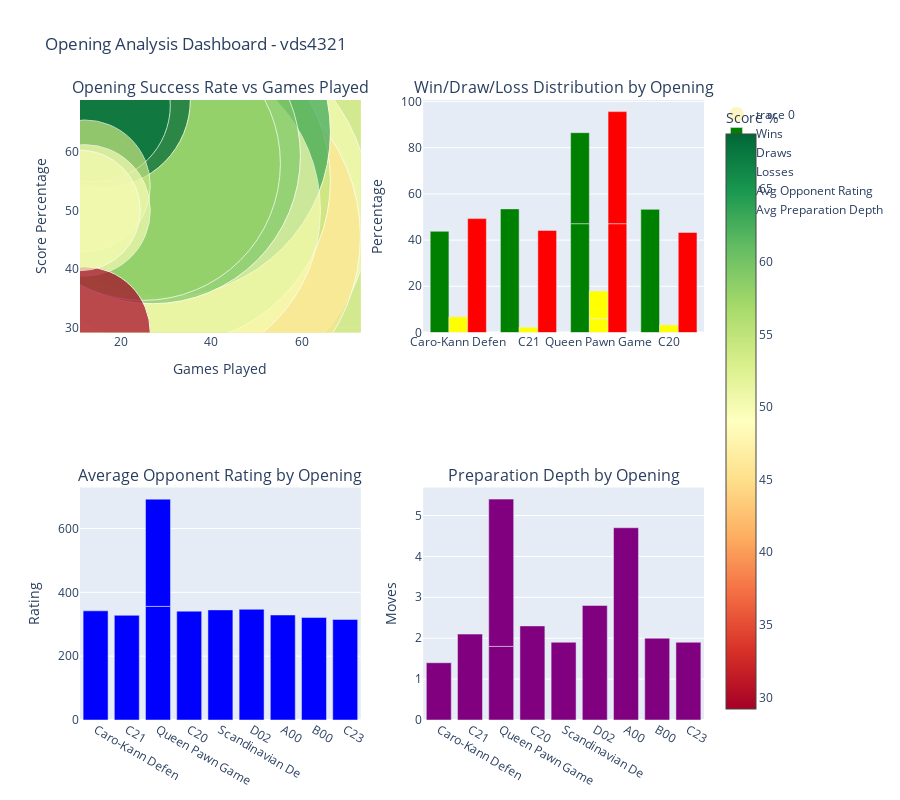

The notebook cell this image was saved under:
### Markdown cell above
## Step 4: Opening Performance Visualization

Create interactive visualizations of your opening performance.

### Code cell
if opening_analysis and len(opening_df) > 0:
    # Filter openings with at least 3 games for meaningful analysis
    significant_openings = opening_df[opening_df['total_games'] >= 3].head(15)
    
    # Create opening performance chart
    fig = make_subplots(
        rows=2, cols=2,
        subplot_titles=(
            'Opening Success Rate vs Games Played',
            'Win/Draw/Loss Distribution by Opening',
            'Average Opponent Rating by Opening',
            'Preparation Depth by Opening'
        ),
        specs=[[{"secondary_y": False}, {"type": "bar"}],
               [{"secondary_y": False}, {"secondary_y": False}]]
    )
    
    # Chart 1: Success rate vs games played (bubble chart)
    fig.add_trace(
        go.Scatter(
            x=significant_openings['total_games'],
            y=significant_openings['score_percentage'],
            mode='markers',
            marker=dict(
                size=significant_openings['total_games'],
                sizemode='diameter',
                sizeref=2.*max(significant_openings['total_games'])/(40.**2),
                sizemin=4,
                color=significant_openings['score_percentage'],
                colorscale='RdYlGn',
                showscale=True,
                colorbar=dict(title="Score %")
            ),
            text=[name[:20] for name in significant_openings['name']],
            textposition="middle center",
            hovertemplate='<b>%{text}</b><br>Games: %{x}<br>Score: %{y:.1f}%<extra></extra>'
        ),
        row=1, col=1
    )
    
    # Chart 2: Win/Draw/Loss distribution (stacked bar)
    top_5_openings = significant_openings.head(5)
    
    fig.add_trace(
        go.Bar(
            name='Wins',
            x=[name[:15] for name in top_5_openings['name']],
            y=top_5_openings['win_rate'],
            marker_color='green'
        ),
        row=1, col=2
    )
    
    fig.add_trace(
        go.Bar(
            name='Draws',
            x=[name[:15] for name in top_5_openings['name']],
            y=top_5_openings['draw_rate'],
            marker_color='yellow'
        ),
        row=1, col=2
    )
    
    fig.add_trace(
        go.Bar(
            name='Losses',
            x=[name[:15] for name in top_5_openings['name']],
            y=top_5_openings['loss_rate'],
            marker_color='red'
        ),
        row=1, col=2
    )
    
    # Chart 3: Average opponent rating
    fig.add_trace(
        go.Bar(
            x=[name[:15] for name in significant_openings.head(10)['name']],
            y=significant_openings.head(10)['avg_opponent_rating'],
            marker_color='blue',
            name='Avg Opponent Rating'
        ),
        row=2, col=1
    )
    
    # Chart 4: Preparation depth
    prep_data = significant_openings[significant_openings['avg_preparation_depth'] > 0].head(10)
    if len(prep_data) > 0:
        fig.add_trace(
            go.Bar(
                x=[name[:15] for name in prep_data['name']],
                y=prep_data['avg_preparation_depth'],
                marker_color='purple',
                name='Avg Preparation Depth'
            ),
            row=2, col=2
        )
    
    # Update layout
    fig.update_layout(
        height=800,
        title_text=f"Opening Analysis Dashboard - {USERNAME}",
        showlegend=True
    )
    
    # Update axes labels
    fig.update_xaxes(title_text="Games Played", row=1, col=1)
    fig.update_yaxes(title_text="Score Percentage", row=1, col=1)
    fig.update_yaxes(title_text="Percentage", row=1, col=2)
    fig.update_yaxes(title_text="Rating", row=2, col=1)
    fig.update_yaxes(title_text="Moves", row=2, col=2)
    
    fig.show()
    
else:
    print("❌ Insufficient data for opening visualization")

### Figure 1 — Plotly figure (JSON) as saved in the notebook; plotly's stock layout.template omitted (floating-point values rounded to 4 significant figures)
{"data": [{"hovertemplate": "<b>%{text}</b><br>Games: %{x}<br>Score: %{y:.1f}%<extra></extra>", "marker": {"color": [47.3, 54.7, 50.0, 45.5, 55.0, 63.3, 50.0, 59.3, 58.0, 68.8, 67.9, 54.2, 50.0, 29.2, 50.0], "colorbar": {"title": {"text": "Score %"}}, "colorscale": [[0, "rgb(165,0,38)"], [0.1, "rgb(215,48,39)"], [0.2, "rgb(244,109,67)"], [0.3, "rgb(253,174,97)"], [0.4, "rgb(254,224,139)"], [0.5, "rgb(255,255,191)"], [0.6, "rgb(217,239,139)"], [0.7, "rgb(166,217,106)"], [0.8, "rgb(102,189,99)"], [0.9, "rgb(26,152,80)"], [1, "rgb(0,104,55)"]], "showscale": true, "size": [73, 43, 34, 33, 30, 30, 29, 27, 25, 16, 14, 12, 12, 12, 11], "sizemin": 4, "sizemode": "diameter", "sizeref": 0.09125}, "mode": "markers", "text": ["Caro-Kann Defense", "C21", "Queen Pawn Game", "Queen Pawn Game", "C20", "Scandinavian Defense", "D02", "A00", "B00", "C23", "French Defense", "C25", "Pirc Defense", "Scotch Game", "B15"], "textposition": "middle center", "type": "scatter", "x": [73, 43, 34, 33, 30, 30, 29, 27, 25, 16, 14, 12, 12, 12, 11], "xaxis": "x", "y": [47.3, 54.7, 50.0, 45.5, 55.0, 63.3, 50.0, 59.3, 58.0, 68.8, 67.9, 54.2, 50.0, 29.2, 50.0], "yaxis": "y"}, {"marker": {"color": "green"}, "name": "Wins", "type": "bar", "x": ["Caro-Kann Defen", "C21", "Queen Pawn Game", "Queen Pawn Game", "C20"], "xaxis": "x2", "y": [43.8, 53.5, 47.1, 39.4, 53.3], "yaxis": "y2"}, {"marker": {"color": "yellow"}, "name": "Draws", "type": "bar", "x": ["Caro-Kann Defen", "C21", "Queen Pawn Game", "Queen Pawn Game", "C20"], "xaxis": "x2", "y": [6.8, 2.3, 5.9, 12.1, 3.3], "yaxis": "y2"}, {"marker": {"color": "red"}, "name": "Losses", "type": "bar", "x": ["Caro-Kann Defen", "C21", "Queen Pawn Game", "Queen Pawn Game", "C20"], "xaxis": "x2", "y": [49.3, 44.2, 47.1, 48.5, 43.3], "yaxis": "y2"}, {"marker": {"color": "blue"}, "name": "Avg Opponent Rating", "type": "bar", "x": ["Caro-Kann Defen", "C21", "Queen Pawn Game", "Queen Pawn Game", "C20", "Scandinavian De", "D02", "A00", "B00", "C23"], "xaxis": "x3", "y": [342, 328, 356, 336, 341, 345, 347, 329, 321, 315], "yaxis": "y3"}, {"marker": {"color": "purple"}, "name": "Avg Preparation Depth", "type": "bar", "x": ["Caro-Kann Defen", "C21", "Queen Pawn Game", "Queen Pawn Game", "C20", "Scandinavian De", "D02", "A00", "B00", "C23"], "xaxis": "x4", "y": [1.4, 2.1, 1.8, 3.6, 2.3, 1.9, 2.8, 4.7, 2.0, 1.9], "yaxis": "y4"}], "layout": {"annotations": [{"font": {"size": 16}, "showarrow": false, "text": "Opening Success Rate vs Games Played", "x": 0.225, "xanchor": "center", "xref": "paper", "y": 1, "yanchor": "bottom", "yref": "paper"}, {"font": {"size": 16}, "showarrow": false, "text": "Win/Draw/Loss Distribution by Opening", "x": 0.775, "xanchor": "center", "xref": "paper", "y": 1, "yanchor": "bottom", "yref": "paper"}, {"font": {"size": 16}, "showarrow": false, "text": "Average Opponent Rating by Opening", "x": 0.225, "xanchor": "center", "xref": "paper", "y": 0.375, "yanchor": "bottom", "yref": "paper"}, {"font": {"size": 16}, "showarrow": false, "text": "Preparation Depth by Opening", "x": 0.775, "xanchor": "center", "xref": "paper", "y": 0.375, "yanchor": "bottom", "yref": "paper"}], "height": 800, "showlegend": true, "title": {"text": "Opening Analysis Dashboard - vds4321"}, "xaxis": {"anchor": "y", "domain": [0, 0.45], "title": {"text": "Games Played"}}, "xaxis2": {"anchor": "y2", "domain": [0.55, 1]}, "xaxis3": {"anchor": "y3", "domain": [0, 0.45]}, "xaxis4": {"anchor": "y4", "domain": [0.55, 1]}, "yaxis": {"anchor": "x", "domain": [0.625, 1], "title": {"text": "Score Percentage"}}, "yaxis2": {"anchor": "x2", "domain": [0.625, 1], "title": {"text": "Percentage"}}, "yaxis3": {"anchor": "x3", "domain": [0, 0.375], "title": {"text": "Rating"}}, "yaxis4": {"anchor": "x4", "domain": [0, 0.375], "title": {"text": "Moves"}}}}
